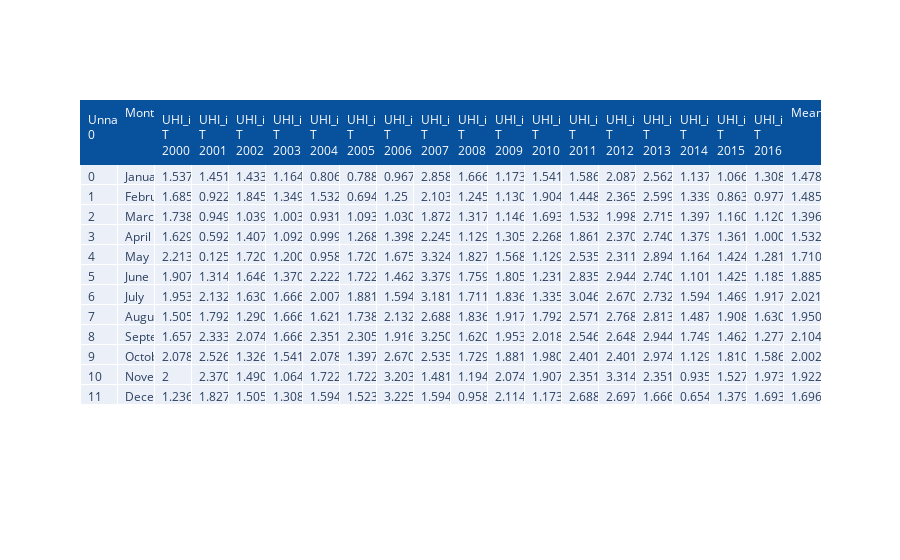

The cell this chart's notebook holds for it:
### Code cell
df_mean = pd.read_csv("UHI_intensityMean T.csv")

fig = go.Figure(data=[go.Table(
    header=dict(values=list(df_mean.columns),
                line_color='rgb(8, 81, 156)', fill_color='rgb(8, 81, 156)', font=dict(color='white'),
                align='left'),
    cells=dict(values=df_mean.transpose().values.tolist(),
               align='left'))
])

fig.show()

### Figure 1 — Plotly figure (JSON) as saved in the notebook; plotly's stock layout.template omitted (floating-point values rounded to 4 significant figures; data arrays with more than 128 entries replaced by an {"elided": "..."} marker saying what was removed)
{"data": [{"cells": {"align": "left", "values": {"elided": "20x12 mixed values"}}, "header": {"align": "left", "fill": {"color": "rgb(8, 81, 156)"}, "font": {"color": "white"}, "line": {"color": "rgb(8, 81, 156)"}, "values": ["Unnamed: 0", "Month", "UHI_intensityMean T 2000", "UHI_intensityMean T 2001", "UHI_intensityMean T 2002", "UHI_intensityMean T 2003", "UHI_intensityMean T 2004", "UHI_intensityMean T 2005", "UHI_intensityMean T 2006", "UHI_intensityMean T 2007", "UHI_intensityMean T 2008", "UHI_intensityMean T 2009", "UHI_intensityMean T 2010", "UHI_intensityMean T 2011", "UHI_intensityMean T 2012", "UHI_intensityMean T 2013", "UHI_intensityMean T 2014", "UHI_intensityMean T 2015", "UHI_intensityMean T 2016", "Mean"]}, "type": "table"}], "layout": {}}
